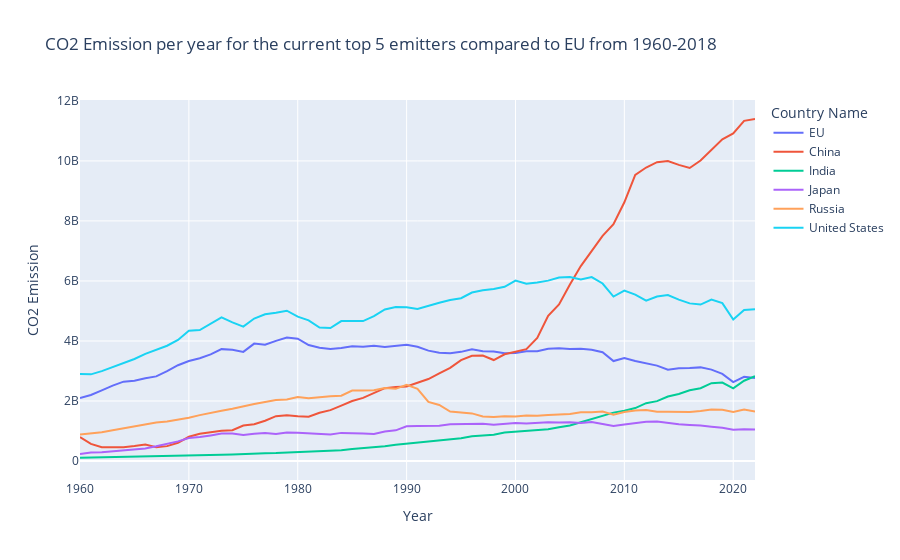

Notebook code for this chart:
### Markdown cell above
This plot shows every country in the world except for the EU countries. It can clearly be seen the top 5 emitters in the world, but the top 5 lowest is harder.
To see the top 5 lowest emitters, it needs to be zoomed all the way in.

Top 5 highest = ['China', 'United States', 'India', 'Russia', 'Japan']

Top 5 lowest =  ['Tuvalu', 'Nauru', 'Kiribati', 'Sao Tome and Principe', 'Liechtenstein']

Using a time serie plot like this, helps to showcase the difference in the countries thoughout the years - especially in the end, where the top countries begin to show - and really tell what direction they have chosen to go in regards to CO2 emissions.

### Code cell
# Top 10 list with highest CO2 emission in 2018
top_5 = ['China', 'United States', 'India', 'Russia', 'Japan']
highest_country = df.copy()
highest_country =  highest_country[highest_country['Country Name'].isin(top_5)]
highest_country =highest_country.reset_index()
highest_country = highest_country.melt(id_vars='Country Name', var_name='Year', value_name='CO2 Emission')


df_EU_total = df_EU.copy()
df_EU_total = df_EU_total.drop(columns=['Country Name'])
df_EU_total = df_EU_total.sum(axis=0)
df_EU_total = df_EU_total.reset_index()
df_EU_total.columns = ['Year', 'CO2 Emission']
df_EU_total['Country Name'] = 'EU'

# Combine the data for the EU and the top 5 countries
df_combine = pd.concat([df_EU_total, highest_country])

#remove column with NaN
df_combine = df_combine.drop(df_combine[df_combine['Year'] == 'max_year'].index)
df_combine = df_combine.drop(df_combine[df_combine['Year'] == 'year_max'].index)
df_combine = df_combine.drop(df_combine[df_combine['Year'] == 'year_min'].index)

#plot the total CO2 emission for the world
fig = px.line(df_combine, x='Year', y='CO2 Emission', color='Country Name', title='CO2 Emission per year for the current top 5 emitters compared to EU from 1960-2018')
fig.show()
fig.write_html("CO2_top_5_vs-EU_emission_world_1960_2018.html")
